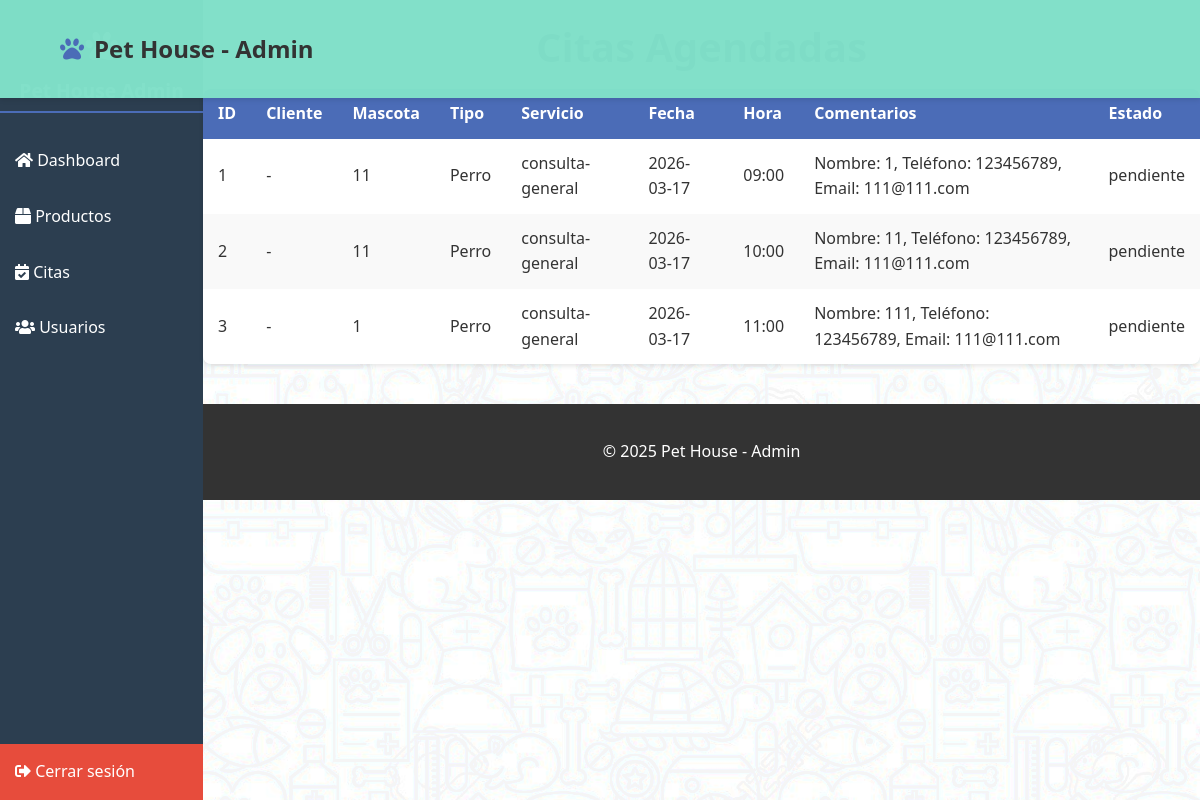
Screenshot of /admin/citas.php with the database file from the repository.
### tables this page shows
CREATE TABLE `citas` (
  `id` int(11) NOT NULL,
  `usuario_id` int(11) DEFAULT NULL,
  `nombre_mascota` varchar(100) NOT NULL,
  `tipo_mascota` varchar(50) NOT NULL,
  `servicio` varchar(100) NOT NULL,
  `fecha` date NOT NULL,
  `hora` varchar(10) NOT NULL,
  `comentarios` text DEFAULT NULL,
  `estado` enum('pendiente','confirmada','cancelada') DEFAULT 'pendiente',
  `fecha_creacion` timestamp NOT NULL DEFAULT current_timestamp()
);

### admin/citas.php (the view, shortened to what this page needs)
<?php
require_once '../php/conexion.php';
$citas = $conn->query("SELECT * FROM citas ORDER BY fecha DESC")->fetch_all(MYSQLI_ASSOC);
?>
<!DOCTYPE html>
<html lang="es">
<head>
    <link rel="stylesheet" href="../css/styles.css">
    <link rel="stylesheet" href="admin.css">
    <link rel="stylesheet" href="https://cdnjs.cloudflare.com/ajax/libs/font-awesome/5.15.4/css/all.min.css">
</head>
<body>
    <?php include 'sidebar.php'; ?>
<header class="cabecera">
    <div class="contenedor">
        <div class="logo"><i class="fas fa-paw"></i><h1>Pet House - Admin</h1></div>
    </div>
</header>
<main class="contenedor">
    <h1 class="titulo-seccion">Citas Agendadas</h1>
    <table class="tabla-admin">
        <thead>
            <tr>
                <th>ID</th><th>Cliente</th><th>Mascota</th><th>Tipo</th><th>Servicio</th><th>Fecha</th><th>Hora</th><th>Comentarios</th><th>Estado</th>
            </tr>
        </thead>
        <tbody>
            <?php foreach ($citas as $c): ?>
                <tr>
                    <td><?= $c['id'] ?></td>
                    <td><?= htmlspecialchars($c['cliente'] ?? '-') ?></td>
                    <td><?= htmlspecialchars($c['nombre_mascota']) ?></td>
                    <td><?= htmlspecialchars($c['tipo_mascota']) ?></td>
                    <td><?= htmlspecialchars($c['servicio']) ?></td>
                    <td><?= $c['fecha'] ?></td>
                    <td><?= $c['hora'] ?></td>
                    <td><?= htmlspecialchars($c['comentarios']) ?></td>
                    <td><?= $c['estado'] ?></td>
                </tr>
            <?php endforeach; ?>
        </tbody>
    </table>
    <footer class="pie-pagina">
    <div class="contenedor">
        <p>&copy; <span id="year"></span> Pet House - Admin</p>
    </div>
</footer>
</main>
</body>
</html>

### css/styles.css (style rules this page uses)
:root { --color-primario: #4b6cb7; --color-secundario: #182848; --color-claro: #f5f5f5; --color-oscuro: #333; --color-blanco: #fff; --color-cabecera: #81e0c9fb; --sombra: 0 2px 5px rgba(0,0,0,0.1); --sombra-fuerte: 0 4px 8px rgba(0,0,0,0.15); --transicion: all 0.3s ease; --radio-borde: 5px; --padding-general: 15px; }
* { margin: 0; padding: 0; box-sizing: border-box; }
html { scroll-behavior: smooth; }
body { font-family: 'Arial', sans-serif; line-height: 1.6; color: var(--color-oscuro); background-color: var(--color-claro); padding-top: 80px; background-image: url('../img/fondo/fondo.jpg'); background-color: rgba(255, 255, 255, 0.5); background-blend-mode: lighten; background-size: cover; background-repeat: no-repeat; background-attachment: fixed; }
.contenedor { width: 90%; max-width: 1200px; margin: 0 auto; padding: var(--padding-general) 0; }
.cabecera { background: var(--color-cabecera); box-shadow: var(--sombra); padding: var(--padding-general) 0; position: fixed; width: 100%; top: 0; z-index: 1000; }
.cabecera .contenedor { display: flex; justify-content: space-between; align-items: center; }
.logo { display: flex; align-items: center; gap: 10px; }
.logo i { color: var(--color-primario); font-size: 1.5rem; }
.logo h1 { font-size: 1.5rem; font-weight: 700; }
.titulo-seccion { text-align: center; font-size: 2.5rem; color: var(--color-secundario); margin-bottom: 10px; }
.pie-pagina { background: var(--color-oscuro); color: var(--color-blanco); text-align: center; padding: 20px 0; margin-top: 40px; }

### admin/admin.css (style rules this page uses)
:root { --azul-principal: #4b6cb7; --azul-oscuro: #182848; --claro: #f5f5f5; --oscuro: #333; --blanco: #fff; --sombra: 0 2px 5px rgba(0, 0, 0, 0.1); --radio: 8px; }
body { font-family: 'Segoe UI', sans-serif; background-color: var(--claro); margin: 0; padding: 0; color: var(--oscuro); }
table { width: 100%; border-collapse: collapse; margin-bottom: 30px; background-color: var(--blanco); box-shadow: var(--sombra); border-radius: var(--radio); overflow: hidden; }
table th, table td { padding: 12px 15px; text-align: left; }
table thead { background-color: var(--azul-principal); color: var(--blanco); }
table tbody tr:nth-child(even) { background-color: #f9f9f9; }

### admin/admin_sidebar.css (style rules this page uses)
body { display: flex; min-height: 100vh; margin: 0; }

### rows the page displays
citas: id "1", cliente "-", nombre_mascota "11", tipo_mascota "Perro", servicio "consulta-general", fecha "2026-03-17", hora "09:00", comentarios "Nombre: 1, Teléfono: 123456789, Email: 111@111.com", estado "pendiente"
citas: id "2", cliente "-", nombre_mascota "11", tipo_mascota "Perro", servicio "consulta-general", fecha "2026-03-17", hora "10:00", comentarios "Nombre: 11, Teléfono: 123456789, Email: 111@111.com", estado "pendiente"
citas: id "3", cliente "-", nombre_mascota "1", tipo_mascota "Perro", servicio "consulta-general", fecha "2026-03-17", hora "11:00", comentarios "Nombre: 111, Teléfono: 123456789, Email: 111@111.com", estado "pendiente"
